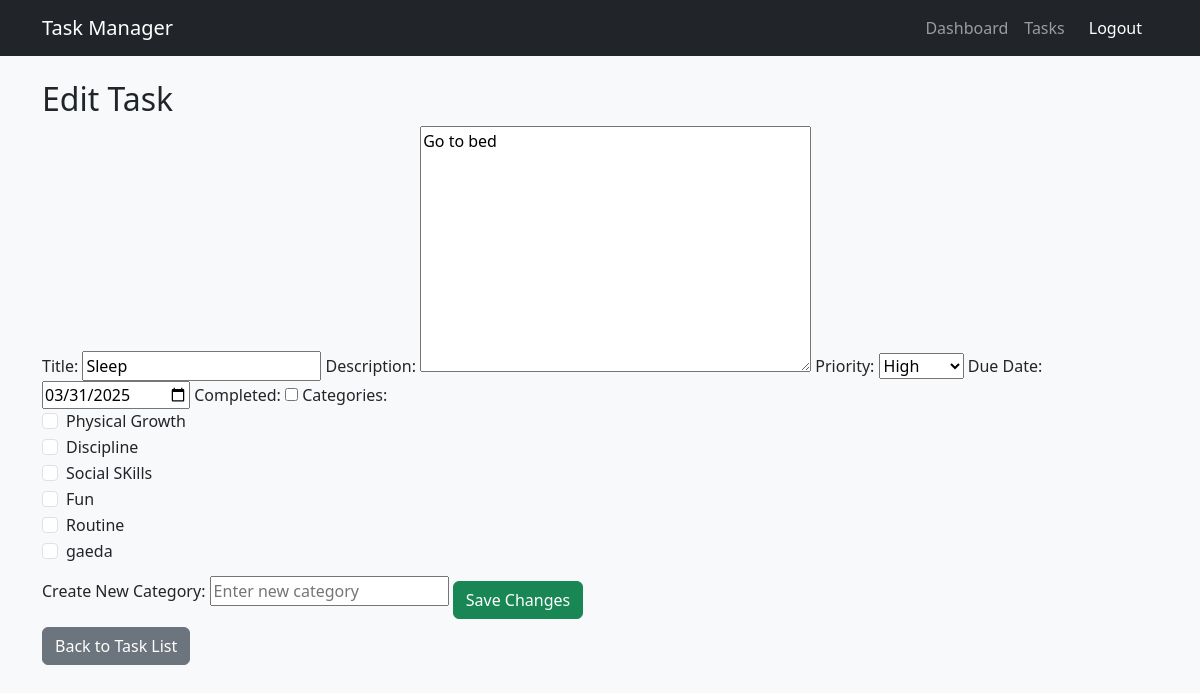
The app's page /task/edit/8/ (signed in) with its own data.
### tasks/models.py (models this page shows, shortened)
class Task(models.Model):
    title = models.CharField(max_length=200)
    description = models.TextField(blank=True)
    priority_choices = [('High', 'High'), ('Medium', 'Medium'), ('Low', 'Low')]
    priority = models.CharField(max_length=10, choices=priority_choices, default='Medium')
    due_date = models.DateField(null=True, blank=True)
    completed = models.BooleanField(default=False)
    user = models.ForeignKey(User, on_delete=models.CASCADE)
    categories = models.ManyToManyField(Category, blank=True)

class Category(models.Model):
    user = models.ForeignKey(User, on_delete=models.CASCADE, default=1)
    name = models.CharField(max_length=100)

### tasks/views.py (the view)
# urls.py: path("task/edit/<int:task_id>/", edit_task, name="edit_task"),
@login_required
def edit_task(request, task_id):
    task = get_object_or_404(Task, id=task_id, user=request.user)
    categories = Category.objects.all()  # Fetch all categories
    if request.method == "POST":
        form = TaskForm(request.POST, instance=task)
        if form.is_valid():
            updated_task = form.save(commit=False)
            updated_task.save()
            if "categories" in form.cleaned_data:
                selected_categories = form.cleaned_data["categories"]
                updated_task.categories.set(selected_categories)  # ✅ Update categories properly
            new_category_name = form.cleaned_data.get("new_category")
            if new_category_name:
                category, created = Category.objects.get_or_create(name=new_category_name)
                updated_task.categories.add(category)
            return redirect("task_list")
    else:
        form = TaskForm(instance=task)
    return render(request, "tasks/edit_task.html", {"form": form, "categories": categories, "task": task})

### tasks/forms.py (shortened to what this page needs)
class TaskForm(forms.ModelForm):
    categories = forms.ModelMultipleChoiceField(
        queryset=Category.objects.all(),
        widget=forms.CheckboxSelectMultiple,
        required=False
    )
    new_category = forms.CharField(
        max_length=100,
        required=False,
        label="New Category"
    )
    class Meta:
        model = Task
        fields = ['title', 'description', 'priority', 'due_date', 'completed', 'categories']
        widgets = {
            'due_date': forms.DateInput(attrs={'type': 'date'})
        }

### tasks/templates/tasks/edit_task.html (shortened to what this page needs)
{% extends 'tasks/base.html' %}
{% block content %}
<h2>Edit Task</h2>
<form method="POST">
    <label>Title:</label> {{ form.title }}
    <label>Description:</label> {{ form.description }}
    <label>Priority:</label> {{ form.priority }}
    <label>Due Date:</label> {{ form.due_date }}
    <label>Completed:</label> {{ form.completed }}
    <label>Categories:</label>
    <div>
        {% for category in categories %}
            <div class="form-check">
                <input class="form-check-input" type="checkbox" name="categories" value="{{ category.id }}"
                    {% if category in task.categories.all %} checked {% endif %}>
                <label class="form-check-label">
                    {{ category.name }}
                </label>
            </div>
        {% endfor %}
    </div>
    <label for="new_category">Create New Category:</label>
    <input type="text" name="new_category" id="new_category" placeholder="Enter new category">
    <button type="submit" class="btn btn-success mt-3">Save Changes</button>
</form>
<a href="{% url 'task_list' %}" class="btn btn-secondary mt-2">Back to Task List</a>
{% endblock %}

### records on screen
Task: title "Sleep", description "Go to bed", priority "High", due_date "03/31/2025"
Category: name "Physical Growth"
Category: name "Discipline"
Category: name "Social SKills"
Category: name "Fun"
Category: name "Routine"
Category: name "gaeda"
